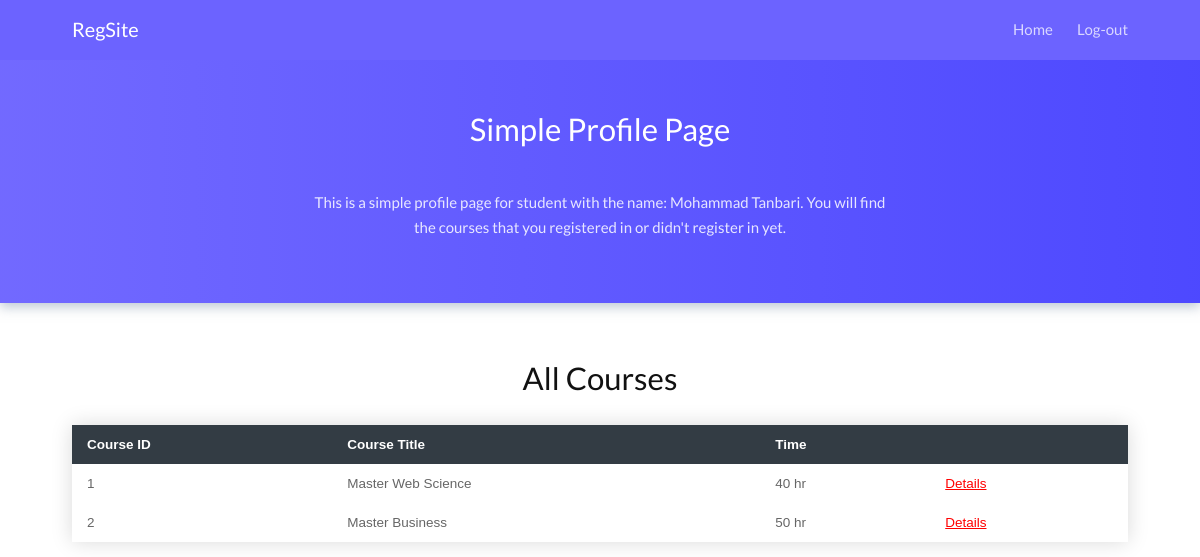
The app's page /Regsite/student/Student_id=1/Home/ (signed in) with its own data.
### Reg_admin/models.py (models this page shows, shortened)
class Student(models.Model):
    StudentId = models.AutoField(primary_key=True)
    First_name = models.CharField(max_length=20)
    Last_name = models.CharField(max_length=20)
    Password = models.CharField(max_length=30)
    RegYear = models.DateField()
    Gender = models.CharField(max_length=10, choices=[('1', 'Male'), ('2', 'Female')])
    Address = models.CharField(max_length=20)
    mobileNo = PhoneNumberField(null=False, blank=False, unique=True)
    pass

class Course (models.Model):
    CourseId = models.AutoField(primary_key=True)
    Title = models.CharField(max_length=30)
    Hours = models.PositiveIntegerField()
    pass

### Reg_student/views.py (the view)
# urls.py: path('Student_id=<int:student_id>/Home/', views.StudentAuth, name="Home"),
def StudentAuth(request, student_id, *args, **kwargs):
    request.session['student_id'] = student_id
    if request.session['auth'] is True:
        student = Student.objects.get(StudentId=student_id)
        courses = Course.objects.all()
        context = {
            "student": student,
            "courses": courses,
        }
        return render(request, "Reg_student/Home.html", context)
    else:
        raise ValueError("Denied Permission.Please Try again")

### Reg_student/templates/Reg_student/Home.html (shortened to what this page needs)
{% include "Regsite/loader.html" %}
{% include "Reg_student/nav-bar.html" %}
{% load static %}
<!DOCTYPE html>
<html lang='en'>
<head>
    <link rel='stylesheet' type="text/css" href="{% static "Regsite/css/Home.css" %}">
</head>
<body>
<div class="page__header">
    <div class="hero__mask"></div>
    <div class="page__header__inner">
        <div class="container">
            <div class="page__header__content">
                <div class="page__header__content__inner" id='navConverter'>
                    <h1 class="page__header__title">Simple Profile Page</h1>
                    <p class="page__header__text" style="text-align: center">This is a simple profile page for student
                        with the name: {{ student.First_name }} {{ student.Last_name }}. You will find the courses that
                        you registered in or didn't register in yet.</p>
                </div>
            </div>
        </div>
    </div>
</div>
<div class="page">
    <div class="container">
        <div class="page__inner">
            <div class="page__main">
                    <h1 class="page__main__title" style="text-align: center">All Courses</h1>
                    <table class="styled-table">
                    <thead>
                        <tr>
                            <th>Course ID</th>
                            <th>Course Title</th>
                            <th>Time</th>
                            <th></th>
                        </tr>
                    </thead>
                        <tr>
                            {% for course in courses %}
                            <td>{{ course.CourseId }}</td>
                            <td>{{ course.Title }}</td>
                            <td>{{ course.Hours }} hr</td>
                                <td><a href="{% url "Reg_student:Course-details" course_id=course.CourseId %}" style="color: red"><u>Details</u></a></td>
                        </tr>
                        {% endfor %}
                    </table>
                </div>
            </div>
        </div>
    </div>
</body>
</html>

### Regsite/static/Regsite/css/Home.css (style rules this page uses)
html { line-height: 1.15; -webkit-text-size-adjust: 100%; }
body { margin: 0; }
h1 { font-size: 2em; margin: 0.67em 0; }
a { background-color: transparent; }
html { box-sizing: border-box; background-color: #ffffff; }
*, *:before, *:after { box-sizing: inherit; }
.container { width: 88%; max-width: 1080px; margin: 0 auto; position: relative; }
html { font-family: "Lato", sans-serif; font-size: 15px; color: #666; line-height: 1.7; font-weight: 400; -webkit-font-smoothing: antialiased; -moz-osx-font-smoothing: grayscale; text-rendering: optimizeLegibility; -moz-font-feature-settings: "liga" on; }
p { margin-bottom: 1.3em; }
h1, h2, h3, h4 { margin: 1.414em 0 0.5em; line-height: 1.35; color: #111; font-weight: 400; }
h1 { margin-top: 0; font-size: 2.074em; }
a { outline: 0; text-decoration: none; transition: 0.7s; color: inherit; }
.hero__mask { position: absolute; height: 100%; width: 100%; background-size: cover; background-position: center center; background-repeat: no-repeat; opacity: 0.66; z-index: 2; }
.page__header { position: relative; color: #ffffff; box-shadow: 0 4px 11px rgba(124, 146, 169, 0.5); width: 100%; }
.page__header__inner { padding: 66px 0 0 0; position: relative; z-index: 3; }
.page__header__content { -js-display: flex; display: flex; align-items: center; justify-content: center; padding: 32pt 0; overflow: auto; }
.page__header__content__inner { width: 100%; max-width: 66ch; text-align: center; }
.page__header__title { color: inherit; margin-bottom: 1.25em; }
.page__header__text { opacity: 0.85; line-height: 1.7; text-align: left; }
.page { padding: 24pt 0; }
@media (min-width: 992px) { .page__inner { -js-display: flex; display: flex; } }
.page__main { flex-grow: 1; }
.page__main__title { margin-top: 0.75em; }

### Reg_student/templates/Reg_student/Home.html (style rules this page uses)
.styled-table { border-collapse: collapse; margin: 25px 0; font-size: 0.9em; font-family: sans-serif; box-shadow: 0 0 20px rgba(0, 0, 0, 0.15); width: 100%; }
.styled-table thead tr { background-color: #333C44; color: #ffffff; text-align: left; }
.styled-table th, .styled-table td { padding: 12px 15px; }

### records on screen
Student: First_name "Mohammad", Last_name "Tanbari"
Course: CourseId "1", Title "Master Web Science", Hours "40"
Course: CourseId "2", Title "Master Business", Hours "50"
